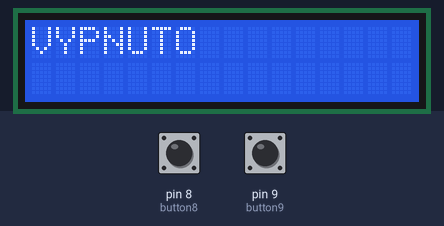
Simulated run of this sketch. Board: Arduino Uno, built with avr-gcc and run on an emulated ATmega328P. On the bench: 16×2 character LCD. Inputs (shaded band) come from the test bench; at power-on: pin 9 (button9) LOW, pin 8 (button8) LOW. Random numbers use the default seed unless the sketch sets one.

Above: at 1.2 s.
1.3 s: pin 9 (button9) pulled HIGH for 0.15 s
At 2.5 s:
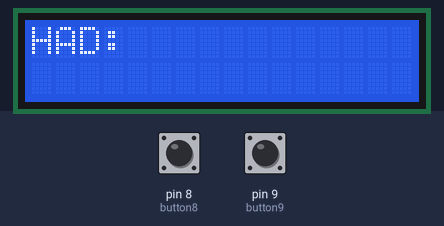
2.9 s: pin 8 (button8) pulled HIGH for 0.15 s
At 3.03 s:
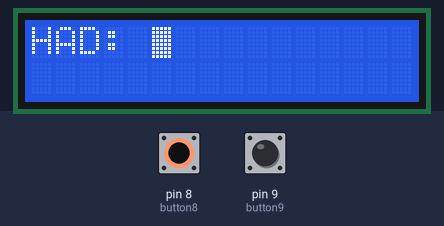
9.8 s: pin 9 (button9) driven HIGH
At 10.4 s:
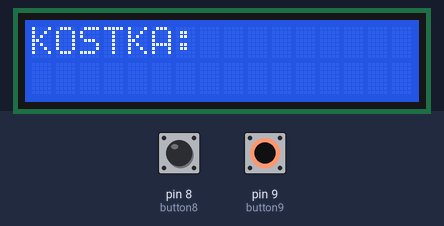
11.3 s: pin 9 (button9) pulsed LOW 5 times (0.12 s each, 0.3 s apart)
At 13.3 s:
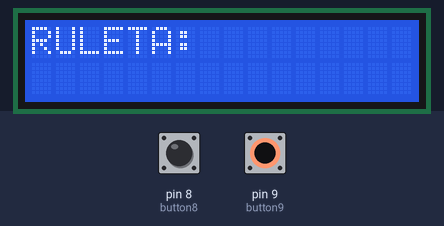
Timing chart, 0 to 14.8 s (numbered marks = the images above; inputs shaded):
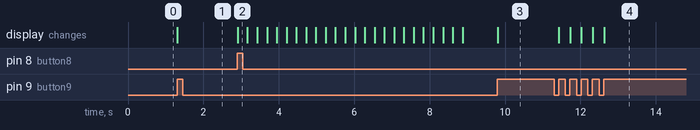

Measured:
- after the input at 1.3 s, the display: changes at once (image 1)
- after the input at 2.9 s, the display: changes at once (image 2)
- after the input at 9.8 s, the display: changes at once (image 3)
- after the input at 11.3 s, the display: changes after 0.13 s (image 4)

The sketch:

semafor_kostka_had.ino
```cpp
#include <Wire.h>
#include <LiquidTWI2.h>
#include <stdio.h>
#include <stdlib.h>
#include <time.h>

LiquidTWI2 lcd(0x20);

const int button9 = 9;
const int button8 = 8;

int buttonState9 = LOW;
int buttonState8 = LOW;
int lastButtonState9 = LOW;
int lastButtonState8 = LOW;
int stavy = 0;

uint8_t fullscreen[8] = {
  0b11111,
  0b11111,
  0b11111,
  0b11111,
  0b11111,
  0b11111,
  0b11111,
  0b11111,
};

void setup() {
  Serial.begin(9600);

  randomSeed(analogRead(0));

  pinMode(button9, INPUT);
  pinMode(button8, INPUT);

  lcd.begin(16, 2);
  lcd.createChar(0, fullscreen);
  lcd.clear();

  lcd.setCursor(0, 0);
  lcd.print("VYPNUTO");
}

void showMenu() {
  lcd.clear();
  lcd.setCursor(0, 0);
  switch (stavy) {
    case 0: lcd.print("VYPNUTO"); break;
    case 1: lcd.print("HAD:");    break;
    case 2: lcd.print("KOSTKA:"); break;
    case 3: lcd.print("RULETA:"); break;
  }
}

void loop() {
  buttonState9 = digitalRead(button9);
  buttonState8 = digitalRead(button8);

  if (buttonState9 == HIGH && lastButtonState9 == LOW) {
    stavy++;
    if (stavy > 3) stavy = 0;
    showMenu();
    delay(150);
  }

  if (buttonState8 == HIGH && lastButtonState8 == LOW) {
    switch (stavy) {
      case 1:
        had();
        break;
      case 2:
        kostka();
        break;
      case 3:
        ruleta();
        break;
      default:
        break;
    }

    delay(50);
  }

  lastButtonState9 = buttonState9;
  lastButtonState8 = buttonState8;
}

void had() {
  lcd.clear();
  lcd.setCursor(0, 0);
  lcd.print("HAD:");

  for (int i = 5; i < 16; i++) {
    lcd.setCursor(i, 0);
    lcd.write((uint8_t)0);
    delay(250);
    lcd.clear();
    lcd.setCursor(0, 0);
    lcd.print("HAD:");
  }

  for (int i = 15; i >= 4; i--) {
    lcd.setCursor(i, 1);
    lcd.write((uint8_t)0);
    delay(250);
    lcd.clear();
    lcd.setCursor(0, 0);
    lcd.print("HAD:");
  }

  lcd.setCursor(5, 0);
}

void kostka() {
  lcd.clear();
  lcd.setCursor(0, 0);
  lcd.print("KOSTKA:");

  int kostkaHodnota = random(1, 7);
  lcd.print(kostkaHodnota);
}

void ruleta() {
  lcd.clear();
  lcd.setCursor(0, 0);
  lcd.print("RULETA:");

  int ruletaHodnota = random(1, 40);
  lcd.print(ruletaHodnota);
}
```
